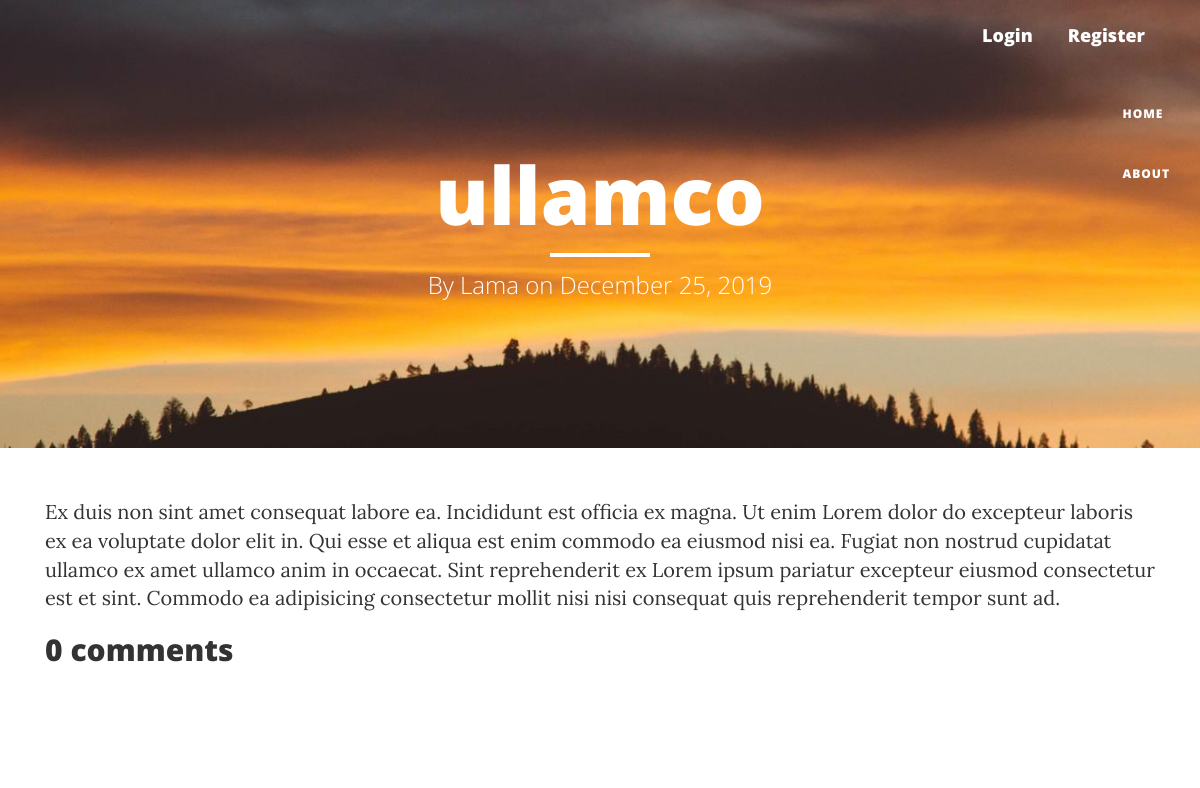
Page /article/39/ on the committed database.
### blog/models.py (models this page shows, shortened)
class Article(models.Model):
    title = models.CharField(max_length=100)
    intro = models.CharField(max_length=500, null=True)
    content = models.TextField()
    date_posted = models.DateTimeField(default=timezone.now)
    author = models.ForeignKey(User, on_delete=models.CASCADE, related_name='articles')

### blog/views.py (the view)
# urls.py: path('article/<int:pk>/', article_detail, name='article-detail'),
def article_detail(request, pk=None):
    template_name = 'blog/article_detail.html'
    article = get_object_or_404(Article, pk=pk)
    user = request.user
    comments = article.comments.filter()
    new_comment = None
    if request.method == 'POST':
        form = CommentForm(data=request.POST)
        if form.is_valid():
            new_comment = form.save(commit=False)
            new_comment.article = article
            new_comment.author = user
            new_comment.save()
            return redirect(request.get_full_path())
    else:
        form = CommentForm()
    return render(request, template_name, {'article': article,
                                           'comments': comments,
                                           'new_comment': new_comment,
                                           'form': form})

### blog/templates/blog/article_detail.html (shortened to what this page needs)
{% extends "blog/basic.html" %}
{% load crispy_forms_tags %}
{% block header %}
<h1>{{ article.title }}</h1>
<hr class="small">
<span class="subheading">By {{ article.author }} on {{ article.date_posted|date:"F d, Y" }}</span>
{% endblock header %}
{% block content %}
<div class="media-body">
    <div class="article-content">{{ article.content }}</div>
</div>
<h2>{{ comments.count }} comments</h2>
<div class="card-body">
</div>
{% endblock content %}

### rows in the picture
Article: title "ullamco", author "Lama", date_posted "December 25, 2019", content "Ex duis non sint amet consequat labore ea. Incididunt est officia ex magna. Ut enim Lorem dolor do excepteur laboris ex ea voluptate dolor elit in. Qui esse et aliqua est enim commodo ea eiusmod nisi ea. Fugiat non nostrud cupidatat ullamco ex amet ullamco anim in occaecat. Sint reprehenderit ex Lorem ipsum pariatur excepteur eiusmod consectetur est et sint. Commodo ea adipisicing consectetur mollit nisi nisi consequat quis reprehenderit tempor sunt ad."

### other values in the picture
{{ comments.count }} "0"
